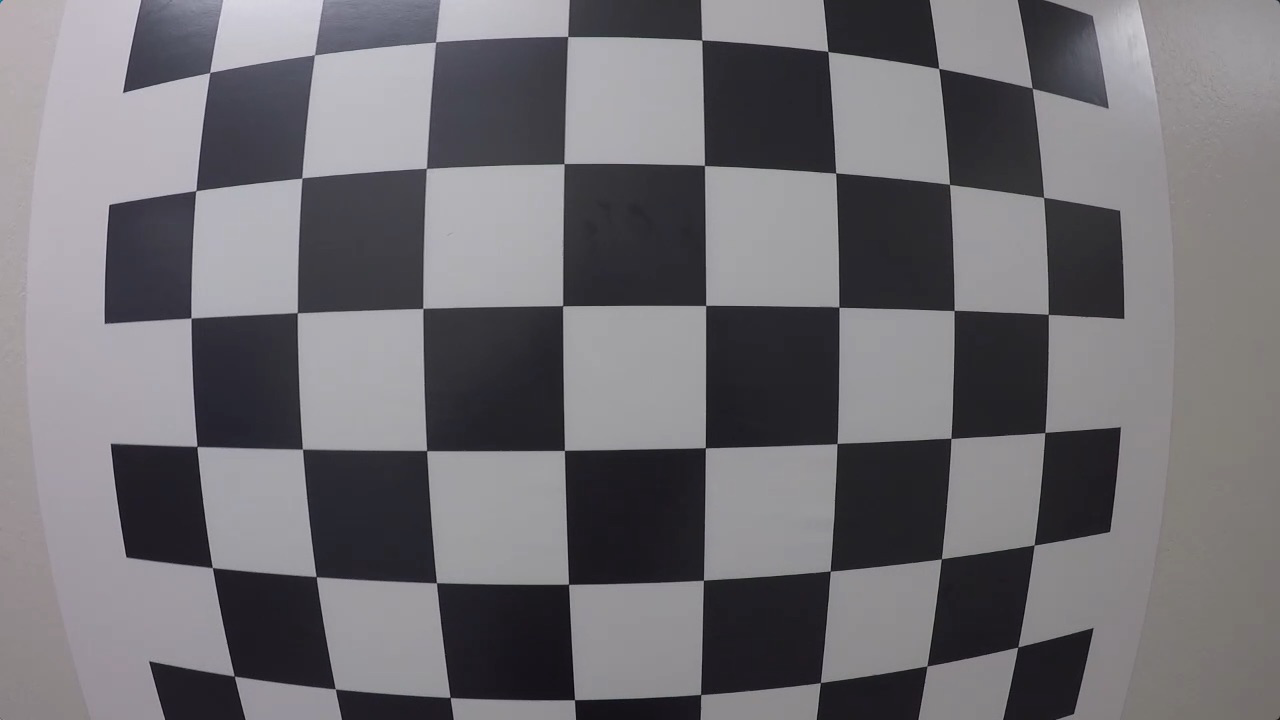
#> input picture 1_15_Computer_Vision_Exercises/data/calibration_test.png, 1280 x 720 px
$ jupyter execute CameraCalibration.ipynb   (shell and % lines are left out)
#> lines starting #> are read from the running program, lines starting #| are printed output that depends on the picture; after the words box and inside, x2 and y2 are one past the last pixel; in counts of white or black regions, pixels touching at a corner belong together
[cell 1]
import numpy as np
import cv2
import matplotlib.pyplot as plt
import matplotlib.image as mpimg

# prepare object points
nx = 8#TODO: enter the number of inside corners in x
ny = 6#TODO: enter the number of inside corners in y

# Make a list of calibration images
fname = 'data/calibration_test.png'
img = cv2.imread(fname)
#> img is the input picture: shape (720, 1280, 3); mean B, G, R 115.4, 110.9, 112.9
original = img.copy()

# Convert to grayscale
gray = cv2.cvtColor(img, cv2.COLOR_BGR2GRAY)

fig = plt.figure(figsize=(12,29))
cols = 1
rows = 4

ax = fig.add_subplot(rows, cols, 1, xticks=[], yticks=[])
ax.imshow(img)
ax.set_title("Original")

ax = fig.add_subplot(rows, cols, 2, xticks=[], yticks=[])
ax.imshow(gray, cmap="gray")
ax.set_title("Gray")

objpoints = []
imgpoints = []

objp = np.zeros((6*8,3), np.float32)
objp[:,:2] = np.mgrid[0:8,0:6].T.reshape(-1,2) # creates and assigns a grid of 2D coordinates from 0..7 and 0..5

# Find the chessboard corners
ret, corners = cv2.findChessboardCorners(gray, (nx, ny), None)
#> ret = True; corners = 48 rows, first 8: [209.5, 72.76], [314.5, 54.59], [435.5, 42.04], [567.8, 36.47], [702, 40.03], [827.9, 51.39], [938.9, 68.44], [1032.2, 88.22]

# If found, draw corners
if ret == True:
    # Draw and display the corners
    cv2.drawChessboardCorners(img, (nx, ny), corners, ret)
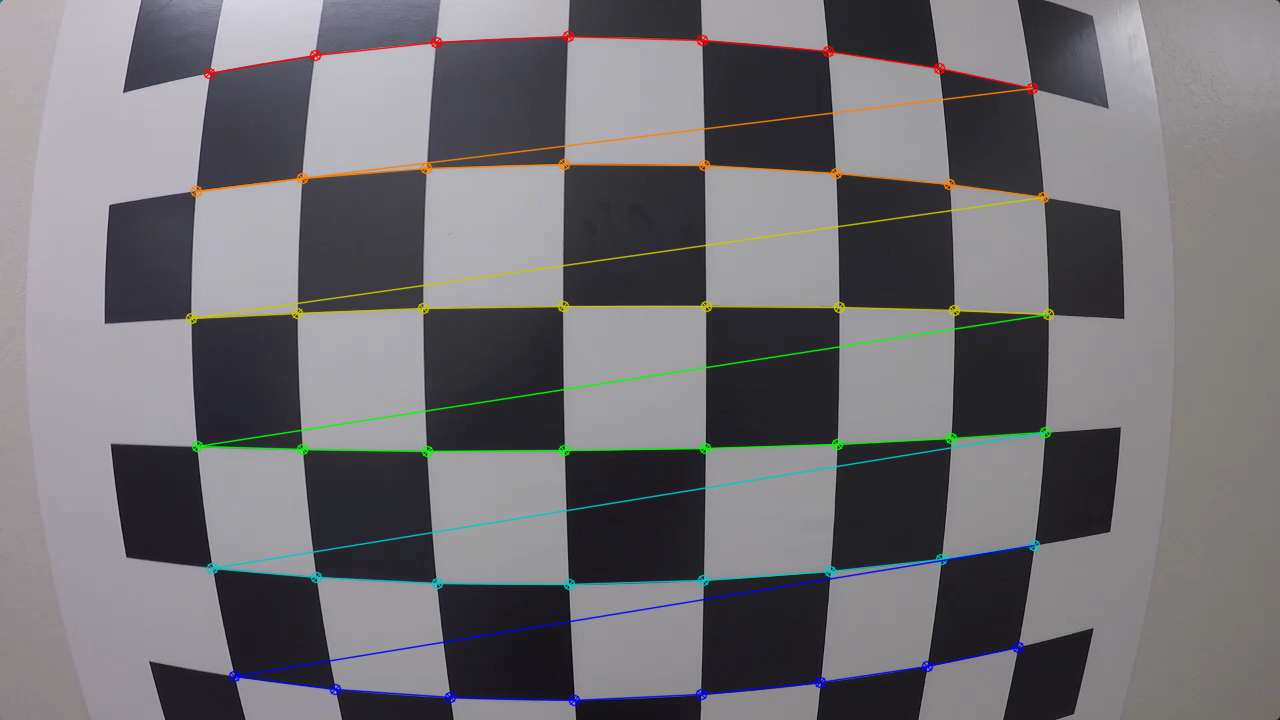
#> img: shape (720, 1280, 3); 3.33% of pixels changed, all inside (x1, y1, x2, y2) = (185, 30, 1055, 707)
    ax = fig.add_subplot(rows, cols, 3, xticks=[], yticks=[])
    ax.imshow(img)
    ax.set_title("Detected corners")

    imgpoints.append(corners)
    objpoints.append(objp)

ret, mtx, dist, rvecs, tvecs = cv2.calibrateCamera(objpoints, imgpoints, gray.shape[::-1], None, None)
#> ret = 0.356; mtx = [[754.9, 0, 663], [0, 763.7, 380.7], [0, 0, 1]]; dist = [[-0.436, 0.27, -0.00079, -0.00284, -0.0957]]; rvecs = ([0.0782, -0.107, -0.00635],); tvecs = ([-3.68, -2.48, 4.7],)

dst = cv2.undistort(original, mtx, dist, None, mtx)
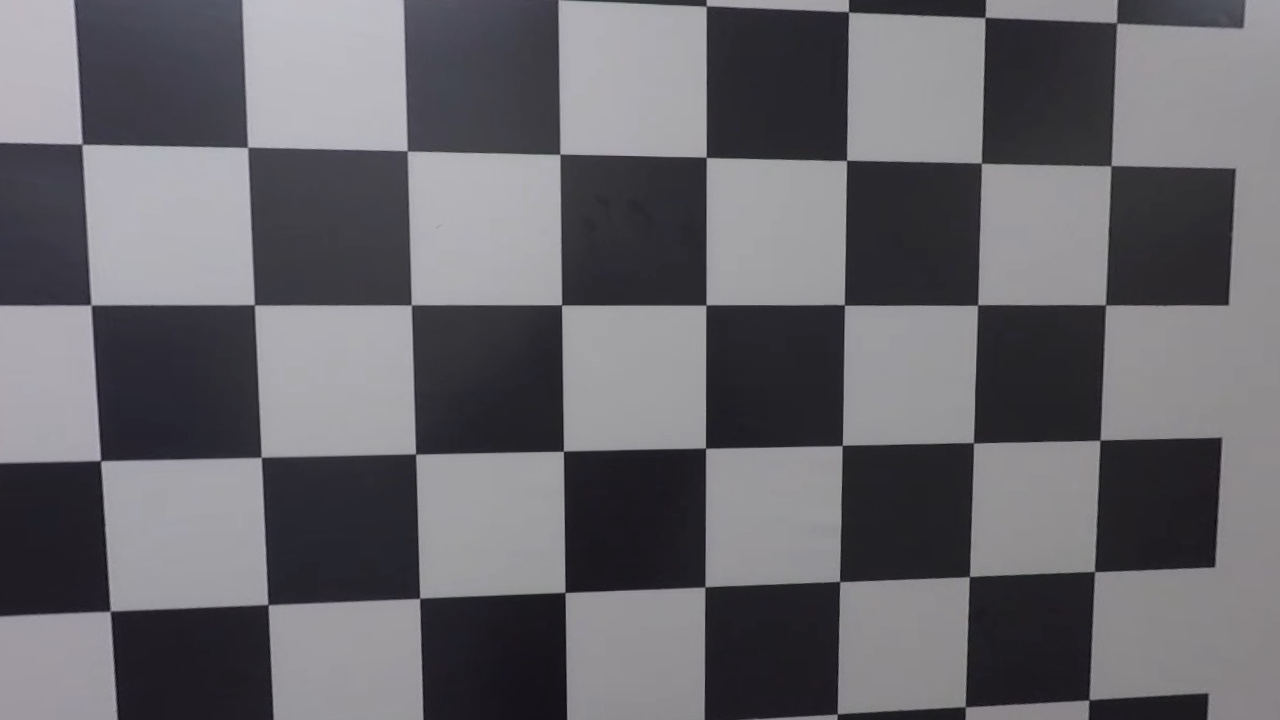
#> dst: shape (720, 1280, 3); mean B, G, R 107.3, 102.3, 103.6
ax = fig.add_subplot(rows, cols, 4, xticks=[], yticks=[])
ax.imshow(dst)
ax.set_title("Undistorted image")
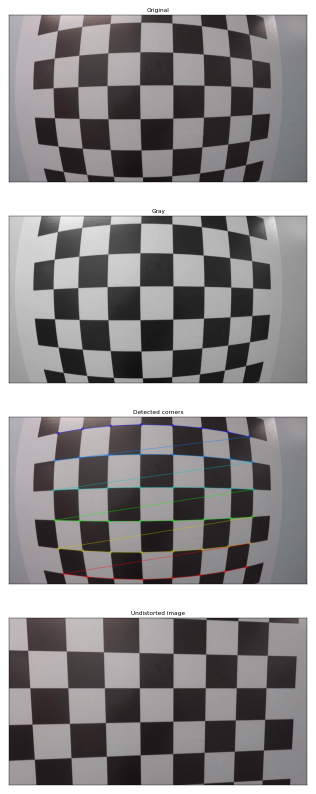
#> figure drawn by matplotlib, 4 panels; B, G, R data is drawn as R, G, B

$ run again, with 1_15_Computer_Vision_Exercises/data/test_image2.png copied over 1_15_Computer_Vision_Exercises/data/calibration_test.png
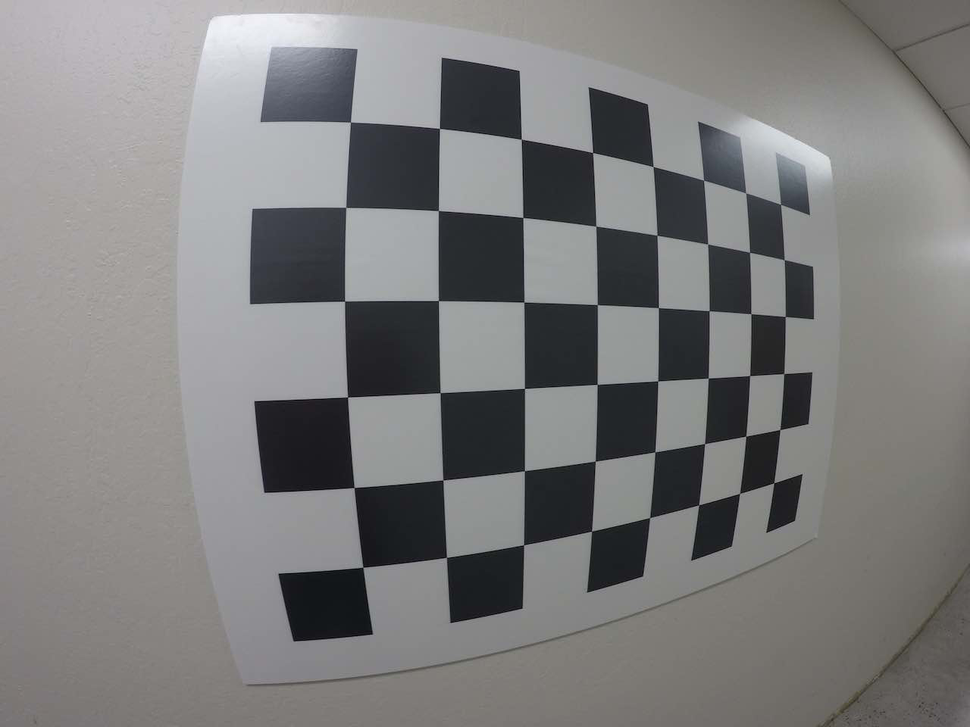
#> input picture 1_15_Computer_Vision_Exercises/data/test_image2.png, 970 x 727 px, shrunk from 1280 x 960 before the run
#> img is the input picture: shape (727, 970, 3); mean B, G, R 124.9, 125, 125.3
#> `ret, corners = cv2.findChessboardCorners(gray, (nx, ny), None)`: ret = True; corners = 48 rows, first 8: [350.5, 122], [439.4, 128.4], [521.3, 138.9], [592.7, 152.6], [653.1, 166.6], [703.6, 180.2], [745.6, 193], [780.6, 204.4]
#> `cv2.drawChessboardCorners(img, (nx, ny), corners, ret)`:
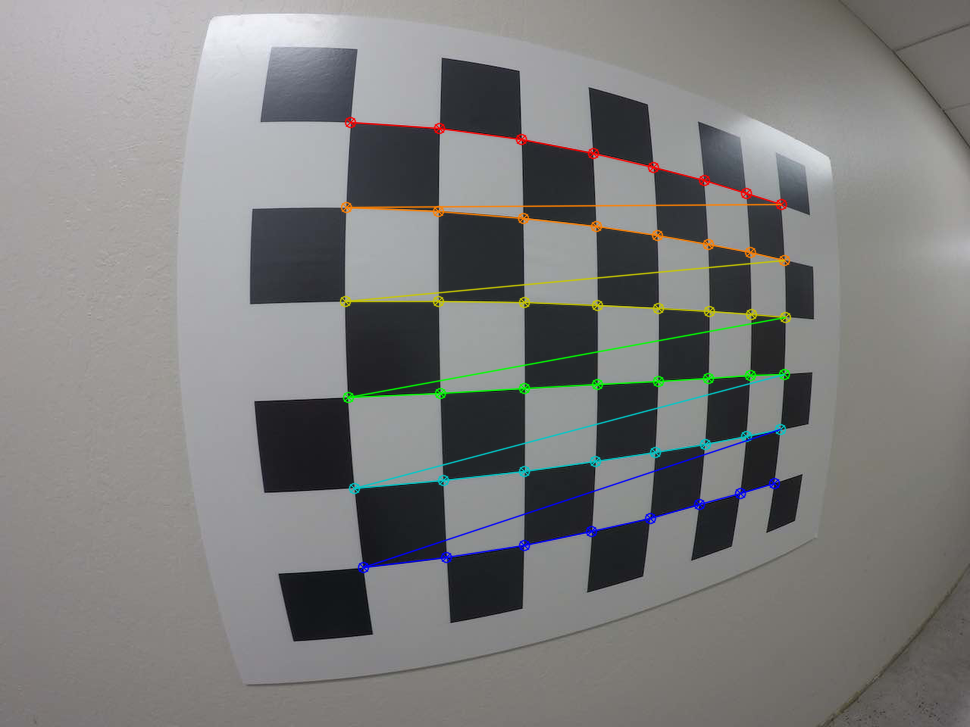
#> img: shape (727, 970, 3); 2.55% of pixels changed, all inside (x1, y1, x2, y2) = (339, 116, 792, 574)
#> `ret, mtx, dist, rvecs, tvecs = cv2.calibrateCamera(objpoints, imgpoint..`: ret = 0.276; mtx = [[358.9, 0, 482.9], [0, 361.7, 372.3], [0, 0, 1]]; dist = [[-0.197, 0.0683, 0.0012, 0.00599, -0.0173]]; rvecs = ([0.0772, -0.278, -0.0241],); tvecs = ([-1.47, -2.73, 3.43],)
#> `[cell 1] import numpy as np import cv2 import matplotlib.pyplot as plt..`:
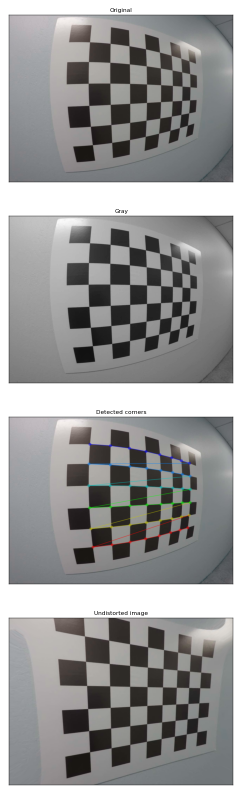
#> figure drawn by matplotlib, 4 panels; B, G, R data is drawn as R, G, B
